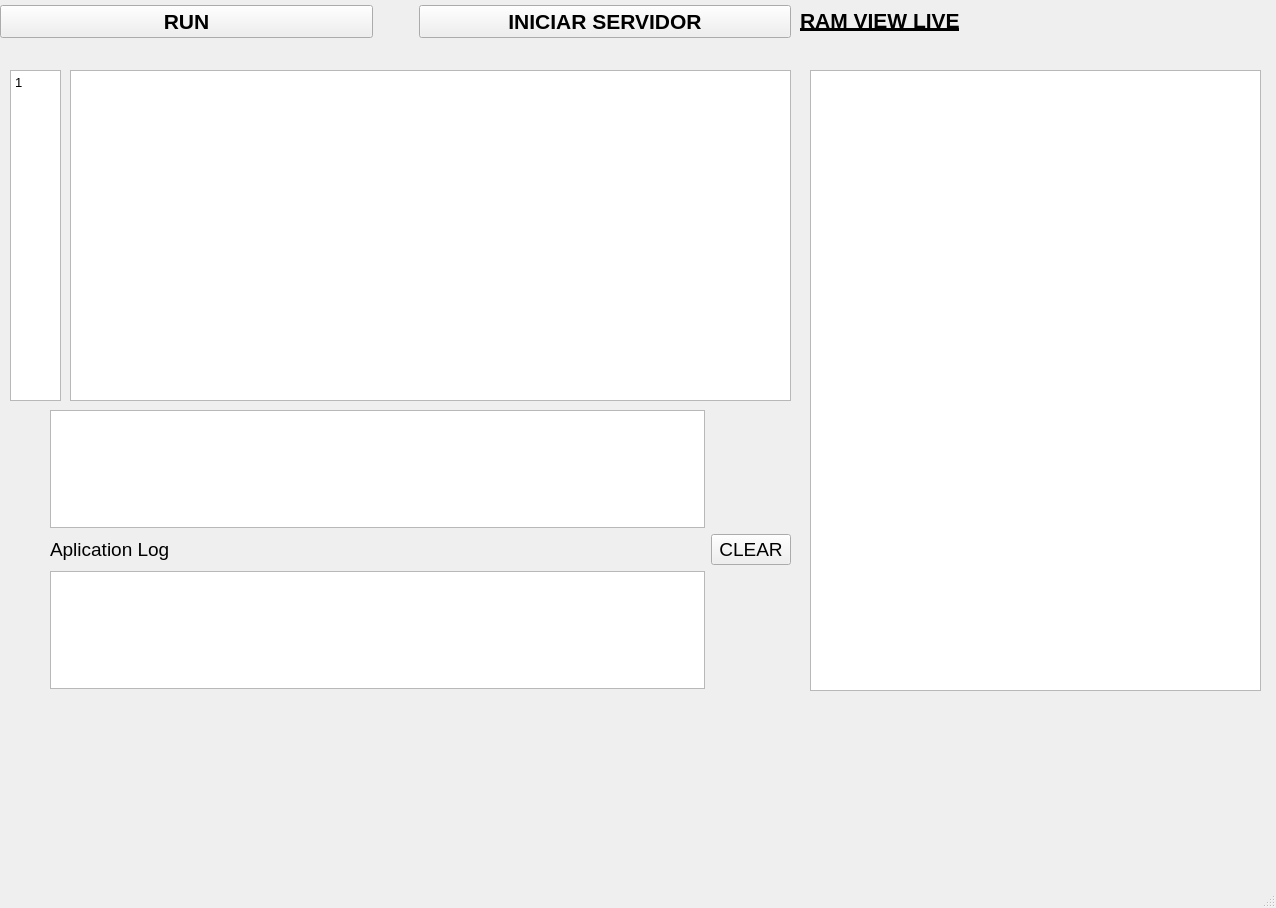
<?xml version="1.0" encoding="UTF-8"?>
<ui version="4.0">
 <class>MainWindow</class>
 <widget class="QMainWindow" name="MainWindow">
  <property name="geometry">
   <rect>
    <x>0</x>
    <y>0</y>
    <width>1276</width>
    <height>908</height>
   </rect>
  </property>
  <property name="windowTitle">
   <string>MainWindow</string>
  </property>
  <widget class="QWidget" name="centralwidget">
   <widget class="QLabel" name="label">
    <property name="geometry">
     <rect>
      <x>800</x>
      <y>0</y>
      <width>241</width>
      <height>41</height>
     </rect>
    </property>
    <property name="font">
     <font>
      <pointsize>16</pointsize>
      <weight>75</weight>
      <italic>false</italic>
      <bold>true</bold>
      <underline>true</underline>
     </font>
    </property>
    <property name="text">
     <string>RAM VIEW LIVE</string>
    </property>
   </widget>
   <widget class="QTextEdit" name="numeroLinea">
    <property name="geometry">
     <rect>
      <x>10</x>
      <y>70</y>
      <width>51</width>
      <height>331</height>
     </rect>
    </property>
    <property name="font">
     <font>
      <pointsize>10</pointsize>
     </font>
    </property>
    <property name="readOnly">
     <bool>true</bool>
    </property>
    <property name="html">
     <string>&lt;!DOCTYPE HTML PUBLIC &quot;-//W3C//DTD HTML 4.0//EN&quot; &quot;http://www.w3.org/TR/REC-html40/strict.dtd&quot;&gt;
&lt;html&gt;&lt;head&gt;&lt;meta name=&quot;qrichtext&quot; content=&quot;1&quot; /&gt;&lt;style type=&quot;text/css&quot;&gt;
p, li { white-space: pre-wrap; }
&lt;/style&gt;&lt;/head&gt;&lt;body style=&quot; font-family:'MS Shell Dlg 2'; font-size:10pt; font-weight:400; font-style:normal;&quot;&gt;
&lt;p style=&quot; margin-top:0px; margin-bottom:0px; margin-left:0px; margin-right:0px; -qt-block-indent:0; text-indent:0px;&quot;&gt;1&lt;/p&gt;&lt;/body&gt;&lt;/html&gt;</string>
    </property>
   </widget>
   <widget class="QTextEdit" name="writeCode">
    <property name="geometry">
     <rect>
      <x>70</x>
      <y>70</y>
      <width>721</width>
      <height>331</height>
     </rect>
    </property>
    <property name="font">
     <font>
      <pointsize>14</pointsize>
     </font>
    </property>
    <property name="documentTitle">
     <string/>
    </property>
    <property name="html">
     <string>&lt;!DOCTYPE HTML PUBLIC &quot;-//W3C//DTD HTML 4.0//EN&quot; &quot;http://www.w3.org/TR/REC-html40/strict.dtd&quot;&gt;
&lt;html&gt;&lt;head&gt;&lt;meta name=&quot;qrichtext&quot; content=&quot;1&quot; /&gt;&lt;style type=&quot;text/css&quot;&gt;
p, li { white-space: pre-wrap; }
&lt;/style&gt;&lt;/head&gt;&lt;body style=&quot; font-family:'MS Shell Dlg 2'; font-size:14pt; font-weight:400; font-style:normal;&quot;&gt;
&lt;p style=&quot;-qt-paragraph-type:empty; margin-top:0px; margin-bottom:0px; margin-left:0px; margin-right:0px; -qt-block-indent:0; text-indent:0px; font-size:7.8pt;&quot;&gt;&lt;br /&gt;&lt;/p&gt;&lt;/body&gt;&lt;/html&gt;</string>
    </property>
   </widget>
   <widget class="QWidget" name="layoutWidget">
    <property name="geometry">
     <rect>
      <x>0</x>
      <y>0</y>
      <width>791</width>
      <height>44</height>
     </rect>
    </property>
    <layout class="QHBoxLayout" name="horizontalLayout_3">
     <item>
      <widget class="QPushButton" name="runButton">
       <property name="font">
        <font>
         <pointsize>16</pointsize>
         <weight>75</weight>
         <bold>true</bold>
        </font>
       </property>
       <property name="text">
        <string>RUN</string>
       </property>
      </widget>
     </item>
     <item>
      <spacer name="horizontalSpacer_2">
       <property name="orientation">
        <enum>Qt::Horizontal</enum>
       </property>
       <property name="sizeType">
        <enum>QSizePolicy::Minimum</enum>
       </property>
       <property name="sizeHint" stdset="0">
        <size>
         <width>40</width>
         <height>20</height>
        </size>
       </property>
      </spacer>
     </item>
     <item>
      <widget class="QPushButton" name="iniciarServidor">
       <property name="font">
        <font>
         <pointsize>16</pointsize>
         <weight>75</weight>
         <bold>true</bold>
        </font>
       </property>
       <property name="text">
        <string>INICIAR SERVIDOR</string>
       </property>
      </widget>
     </item>
    </layout>
   </widget>
   <widget class="QWidget" name="">
    <property name="geometry">
     <rect>
      <x>10</x>
      <y>410</y>
      <width>781</width>
      <height>279</height>
     </rect>
    </property>
    <layout class="QGridLayout" name="gridLayout">
     <item row="0" column="1">
      <widget class="QTextEdit" name="console">
       <property name="font">
        <font>
         <pointsize>10</pointsize>
        </font>
       </property>
       <property name="readOnly">
        <bool>false</bool>
       </property>
      </widget>
     </item>
     <item row="0" column="0">
      <spacer name="horizontalSpacer">
       <property name="orientation">
        <enum>Qt::Horizontal</enum>
       </property>
       <property name="sizeType">
        <enum>QSizePolicy::Minimum</enum>
       </property>
       <property name="sizeHint" stdset="0">
        <size>
         <width>40</width>
         <height>20</height>
        </size>
       </property>
      </spacer>
     </item>
     <item row="2" column="2">
      <widget class="QPushButton" name="clearButton">
       <property name="font">
        <font>
         <pointsize>14</pointsize>
        </font>
       </property>
       <property name="text">
        <string>CLEAR</string>
       </property>
      </widget>
     </item>
     <item row="3" column="1">
      <widget class="QTextEdit" name="aplicationLogConsole">
       <property name="font">
        <font>
         <pointsize>12</pointsize>
        </font>
       </property>
       <property name="readOnly">
        <bool>true</bool>
       </property>
      </widget>
     </item>
     <item row="2" column="1">
      <widget class="QLabel" name="aplicationLog">
       <property name="font">
        <font>
         <pointsize>14</pointsize>
        </font>
       </property>
       <property name="text">
        <string>Aplication Log</string>
       </property>
      </widget>
     </item>
    </layout>
   </widget>
   <widget class="QTextEdit" name="textEdit">
    <property name="geometry">
     <rect>
      <x>810</x>
      <y>70</y>
      <width>451</width>
      <height>621</height>
     </rect>
    </property>
    <property name="font">
     <font>
      <pointsize>14</pointsize>
     </font>
    </property>
   </widget>
  </widget>
  <widget class="QMenuBar" name="menubar">
   <property name="geometry">
    <rect>
     <x>0</x>
     <y>0</y>
     <width>1276</width>
     <height>26</height>
    </rect>
   </property>
  </widget>
  <widget class="QStatusBar" name="statusbar"/>
 </widget>
 <resources/>
 <connections/>
</ui>
